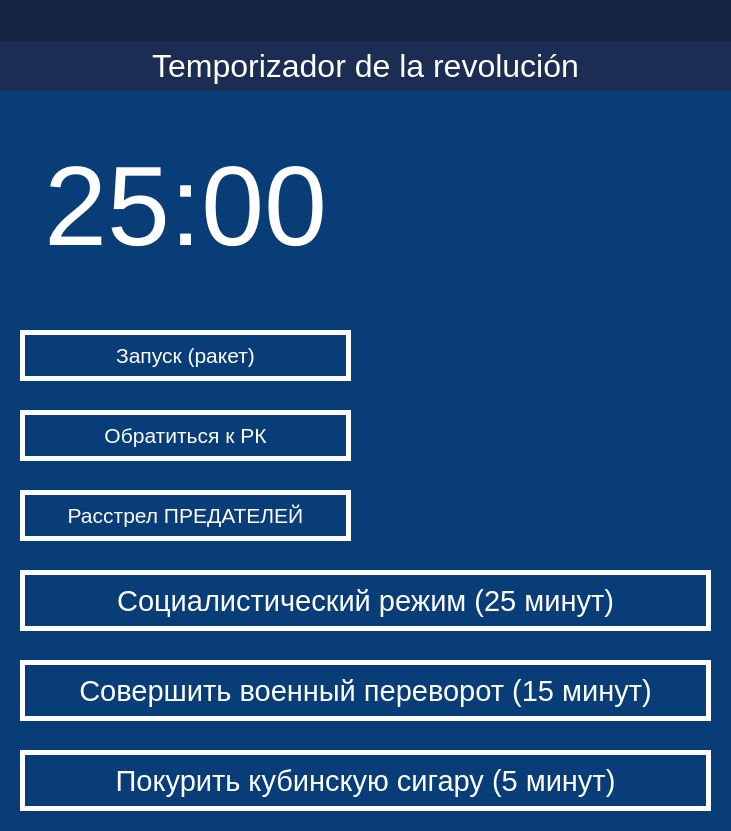
<?xml version="1.0" encoding="UTF-8"?>
<ui version="4.0">
 <class>MainWindow</class>
 <widget class="QMainWindow" name="MainWindow">
  <property name="geometry">
   <rect>
    <x>0</x>
    <y>0</y>
    <width>731</width>
    <height>831</height>
   </rect>
  </property>
  <property name="font">
   <font>
    <pointsize>22</pointsize>
   </font>
  </property>
  <property name="windowTitle">
   <string>MainWindow</string>
  </property>
  <property name="styleSheet">
   <string notr="true">QMainWindow#MainWindow {

	background-color: #083D77;
}</string>
  </property>
  <widget class="QWidget" name="centralwidget">
   <widget class="QLabel" name="head2Label">
    <property name="geometry">
     <rect>
      <x>0</x>
      <y>40</y>
      <width>731</width>
      <height>51</height>
     </rect>
    </property>
    <property name="font">
     <font>
      <pointsize>24</pointsize>
     </font>
    </property>
    <property name="styleSheet">
     <string notr="true">QLabel#head2Label {

	background-color: #1B2D53;
	color: #FFFFFF;
}</string>
    </property>
    <property name="text">
     <string>Temporizador de la revolución</string>
    </property>
    <property name="alignment">
     <set>Qt::AlignCenter</set>
    </property>
   </widget>
   <widget class="QLabel" name="flagLabel">
    <property name="geometry">
     <rect>
      <x>20</x>
      <y>110</y>
      <width>331</width>
      <height>191</height>
     </rect>
    </property>
    <property name="styleSheet">
     <string notr="true">QLabel#flagLabel {

	background-color: #083D77;
	background-image: url(:/Resources/Images/M-26-7.jpg);
}</string>
    </property>
    <property name="text">
     <string/>
    </property>
   </widget>
   <widget class="QLabel" name="head1Label">
    <property name="geometry">
     <rect>
      <x>0</x>
      <y>0</y>
      <width>731</width>
      <height>41</height>
     </rect>
    </property>
    <property name="styleSheet">
     <string notr="true">QLabel#head1Label {

	background-color: #162442;
}</string>
    </property>
    <property name="text">
     <string/>
    </property>
   </widget>
   <widget class="QPushButton" name="closeButton">
    <property name="geometry">
     <rect>
      <x>690</x>
      <y>0</y>
      <width>41</width>
      <height>41</height>
     </rect>
    </property>
    <property name="styleSheet">
     <string notr="true">QPushButton#closeButton {
	
	background-image: url(:/Resources/Images/Close-button/Close.png);
	border: none;
}
QPushButton#closeButton:hover {
	
	background-image: url(:/Resources/Images/Close-button/Close-hover.png);
	border: none;
}
QPushButton#closeButton:pressed {
	
	background-image: url(:/Resources/Images/Close-button/Close-pressed.png);
	border: none;
}</string>
    </property>
    <property name="text">
     <string/>
    </property>
   </widget>
   <widget class="QPushButton" name="revelarButton">
    <property name="enabled">
     <bool>false</bool>
    </property>
    <property name="geometry">
     <rect>
      <x>650</x>
      <y>0</y>
      <width>41</width>
      <height>41</height>
     </rect>
    </property>
    <property name="styleSheet">
     <string notr="true">QPushButton#revelarButton {
	
	background-image: url(:/Resources/Images/Revelar-button/Revelar-disabled.png);
	border: none;
}
QPushButton#revelarButton:hover {
	
	background-image: url(:/Resources/Images/Revelar-button/Revelar-hover.png);
	border: none;
}
QPushButton#revelarButton:pressed {
	
	background-image: url(:/Resources/Images/Revelar-button/Revelar-disabled.png);
	border: none;
}</string>
    </property>
    <property name="text">
     <string/>
    </property>
   </widget>
   <widget class="QPushButton" name="enrollarButton">
    <property name="enabled">
     <bool>false</bool>
    </property>
    <property name="geometry">
     <rect>
      <x>610</x>
      <y>0</y>
      <width>41</width>
      <height>41</height>
     </rect>
    </property>
    <property name="styleSheet">
     <string notr="true">QPushButton#enrollarButton {

	background-image: url(:/Resources/Images/Enrollar-button/Enrollar.png);
	border: none;
}
QPushButton#enrollarButton:hover {

	background-image: url(:/Resources/Images/Enrollar-button/Enrollar-hover.png);
	border: none;
}
QPushButton#enrollarButton:pressed {

	background-image: url(:/Resources/Images/Enrollar-button/Enrollar-pressed.png);
	border: none;
}
QPushButton#enrollarButton:disabled {

	background-image: url(:/Resources/Images/Enrollar-button/Enrollar-disabled.png);
	border: none;
}</string>
    </property>
    <property name="text">
     <string/>
    </property>
   </widget>
   <widget class="QLabel" name="Time">
    <property name="geometry">
     <rect>
      <x>20</x>
      <y>110</y>
      <width>331</width>
      <height>191</height>
     </rect>
    </property>
    <property name="font">
     <font>
      <pointsize>85</pointsize>
     </font>
    </property>
    <property name="styleSheet">
     <string notr="true">QLabel#Time {

	color: #FFFFFF;
}</string>
    </property>
    <property name="text">
     <string>25:00</string>
    </property>
    <property name="alignment">
     <set>Qt::AlignCenter</set>
    </property>
   </widget>
   <widget class="QPushButton" name="playButton">
    <property name="geometry">
     <rect>
      <x>20</x>
      <y>330</y>
      <width>331</width>
      <height>51</height>
     </rect>
    </property>
    <property name="font">
     <font>
      <pointsize>16</pointsize>
     </font>
    </property>
    <property name="styleSheet">
     <string notr="true">QPushButton#playButton {

	background-color: #083D77;
	color: #FFFFFF;
	border: 5px solid #FFFFFF;
}
QPushButton#playButton:hover {

	background-color: #FFFFFF;
	color: #1B2D53;
	border: 5px solid #1B2D53;
}
QPushButton#playButton:pressed {

	background-color: #DB1921;
	color: #FFFFFF;
	border: 5px solid #000000;
}
QPushButton#playButton:disabled {

	background-color: #083D77;
	color: #6B8BAD;
	border: 5px solid #6B8BAD;
}
</string>
    </property>
    <property name="text">
     <string>Запуск (ракет)</string>
    </property>
   </widget>
   <widget class="QPushButton" name="pauseButton">
    <property name="geometry">
     <rect>
      <x>20</x>
      <y>410</y>
      <width>331</width>
      <height>51</height>
     </rect>
    </property>
    <property name="font">
     <font>
      <pointsize>16</pointsize>
     </font>
    </property>
    <property name="styleSheet">
     <string notr="true">QPushButton#pauseButton {

	background-color: #083D77;
	color: #FFFFFF;
	border: 5px solid #FFFFFF;
}
QPushButton#pauseButton:hover {

	background-color: #FFFFFF;
	color: #1B2D53;
	border: 5px solid #1B2D53;
}
QPushButton#pauseButton:pressed {

	background-color: #DB1921;
	color: #FFFFFF;
	border: 5px solid #000000;
}</string>
    </property>
    <property name="text">
     <string>Обратиться к РК</string>
    </property>
   </widget>
   <widget class="QPushButton" name="stopButton">
    <property name="geometry">
     <rect>
      <x>20</x>
      <y>490</y>
      <width>331</width>
      <height>51</height>
     </rect>
    </property>
    <property name="font">
     <font>
      <pointsize>16</pointsize>
     </font>
    </property>
    <property name="styleSheet">
     <string notr="true">QPushButton#stopButton {

	background-color: #083D77;
	color: #FFFFFF;
	border: 5px solid #FFFFFF;
}
QPushButton#stopButton:hover {

	background-color: #FFFFFF;
	color: #1B2D53;
	border: 5px solid #1B2D53;
}
QPushButton#stopButton:pressed {

	background-color: #DB1921;
	color: #FFFFFF;
	border: 5px solid #000000;
}</string>
    </property>
    <property name="text">
     <string>Расстрел ПРЕДАТЕЛЕЙ</string>
    </property>
   </widget>
   <widget class="QPushButton" name="time25Button">
    <property name="geometry">
     <rect>
      <x>20</x>
      <y>570</y>
      <width>691</width>
      <height>61</height>
     </rect>
    </property>
    <property name="font">
     <font>
      <pointsize>22</pointsize>
     </font>
    </property>
    <property name="styleSheet">
     <string notr="true">QPushButton#time25Button {

	background-color: #083D77;
	color: #FFFFFF;
	border: 5px solid #FFFFFF;
}
QPushButton#time25Button:hover {

	background-color: #FFFFFF;
	color: #1B2D53;
	border: 5px solid #1B2D53;
}
QPushButton#time25Button:pressed {

	background-color: #DB1921;
	color: #FFFFFF;
	border: 5px solid #000000;
}</string>
    </property>
    <property name="text">
     <string>Социалистический режим (25 минут)</string>
    </property>
   </widget>
   <widget class="QPushButton" name="time15Button">
    <property name="geometry">
     <rect>
      <x>20</x>
      <y>660</y>
      <width>691</width>
      <height>61</height>
     </rect>
    </property>
    <property name="font">
     <font>
      <pointsize>22</pointsize>
     </font>
    </property>
    <property name="styleSheet">
     <string notr="true">QPushButton#time15Button {

	background-color: #083D77;
	color: #FFFFFF;
	border: 5px solid #FFFFFF;
}
QPushButton#time15Button:hover {

	background-color: #FFFFFF;
	color: #1B2D53;
	border: 5px solid #1B2D53;
}
QPushButton#time15Button:pressed {

	background-color: #DB1921;
	color: #FFFFFF;
	border: 5px solid #000000;
}</string>
    </property>
    <property name="text">
     <string>Совершить военный переворот (15 минут)</string>
    </property>
   </widget>
   <widget class="QPushButton" name="time5Button">
    <property name="geometry">
     <rect>
      <x>20</x>
      <y>750</y>
      <width>691</width>
      <height>61</height>
     </rect>
    </property>
    <property name="font">
     <font>
      <pointsize>22</pointsize>
     </font>
    </property>
    <property name="styleSheet">
     <string notr="true">QPushButton#time5Button {

	background-color: #083D77;
	color: #FFFFFF;
	border: 5px solid #FFFFFF;
}
QPushButton#time5Button:hover {

	background-color: #FFFFFF;
	color: #1B2D53;
	border: 5px solid #1B2D53;
}
QPushButton#time5Button:pressed {

	background-color: #DB1921;
	color: #FFFFFF;
	border: 5px solid #000000;
}</string>
    </property>
    <property name="text">
     <string>Покурить кубинскую сигару (5 минут)</string>
    </property>
   </widget>
   <widget class="QPushButton" name="CheGevaraLabel">
    <property name="geometry">
     <rect>
      <x>370</x>
      <y>112</y>
      <width>341</width>
      <height>431</height>
     </rect>
    </property>
    <property name="styleSheet">
     <string notr="true">QPushButton#CheGevaraLabel {

	background-image: url(:/Resources/Images/Che-Gevara.jpg);
	border: none;
}</string>
    </property>
    <property name="text">
     <string/>
    </property>
   </widget>
  </widget>
  <action name="action_2">
   <property name="text">
    <string>Кнопка 2</string>
   </property>
  </action>
 </widget>
 <resources/>
 <connections/>
</ui>
